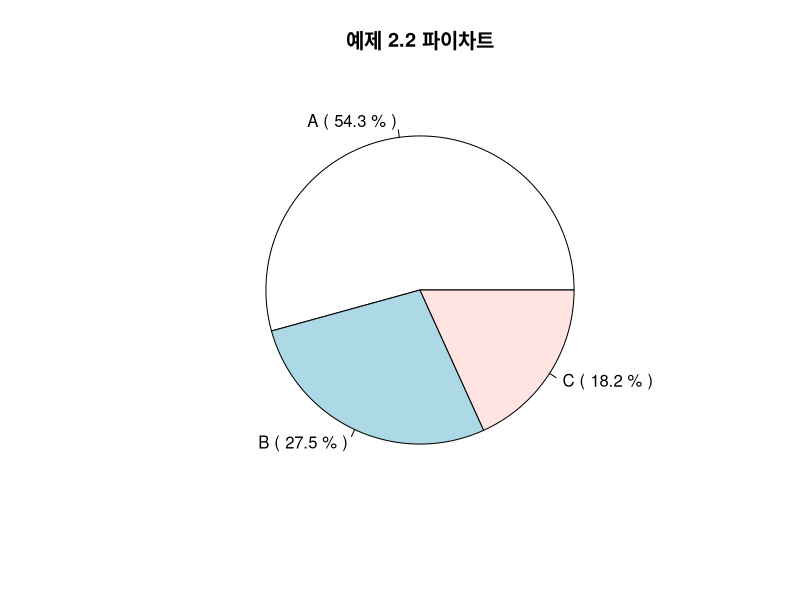
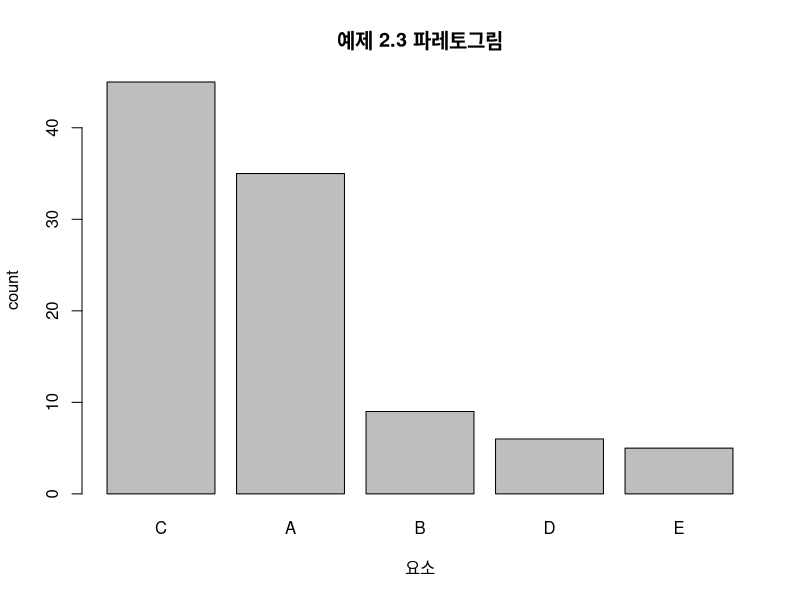

The R source for these figures, in order: (Note: this script raises an error after producing the figures.)
## 도수분포표
a <- rep("A",1520)
b <- rep("B",770)
c <- rep("C",510)
x <- c(a,b,c)
y <- as.matrix(table(x))
freq <- y[,1] 
relative_freq<-freq/sum(y)
t(rbind(freq,relative_freq))

## 파이차트
x <- c(1520,770,510)
lab <- c("A","B","C")

y <- round(x/sum(x)*100,digits=1) # y에 해당 백분위 값 주기
z <- paste(lab,"(",y,"%",")") # 도표에 포함될 lable값 주기
pie(x,labels=z,main="예제 2.2 파이차트")


## 파레토 그림
a <- rep("A",35)
b <- rep("B",9)
c <- rep("C",45)
d <- rep("D",6)
e <- rep("E",5)
x <- factor(c(a,b,c,d,e)) #도수가 큰 범주 순으로 재정렬
sort <- sort(table(x),decreasing=TRUE)
barplot(sort,xlab="요소",ylab="count",main="예제 2.3 파레토그림")

## 히스토그램
data <- sample(c(1:100),size = 50, replace = TRUE)
data %>% sort(decreasing = FALSE)

hist(data, breaks = 20)
hist(data, breaks = 10)
hist(data, breaks = 3)

## 분산
x <- c(1,3,4,6,6,7,8,8,9,10,15)
var(x)

##표준편차
sd(x)

## 상자그림
data(mpg)
str(mpg)
boxplot(mpg$displ)
summary(mpg$displ)

quantile(mpg$displ)
quantile(mpg$displ, probs = seq(0,1, by=0.05)) # percentile

## 산점도
plot(mpg$displ, mpg$hwy)

# 상관계수
cor(mpg$displ, mpg$hwy)
